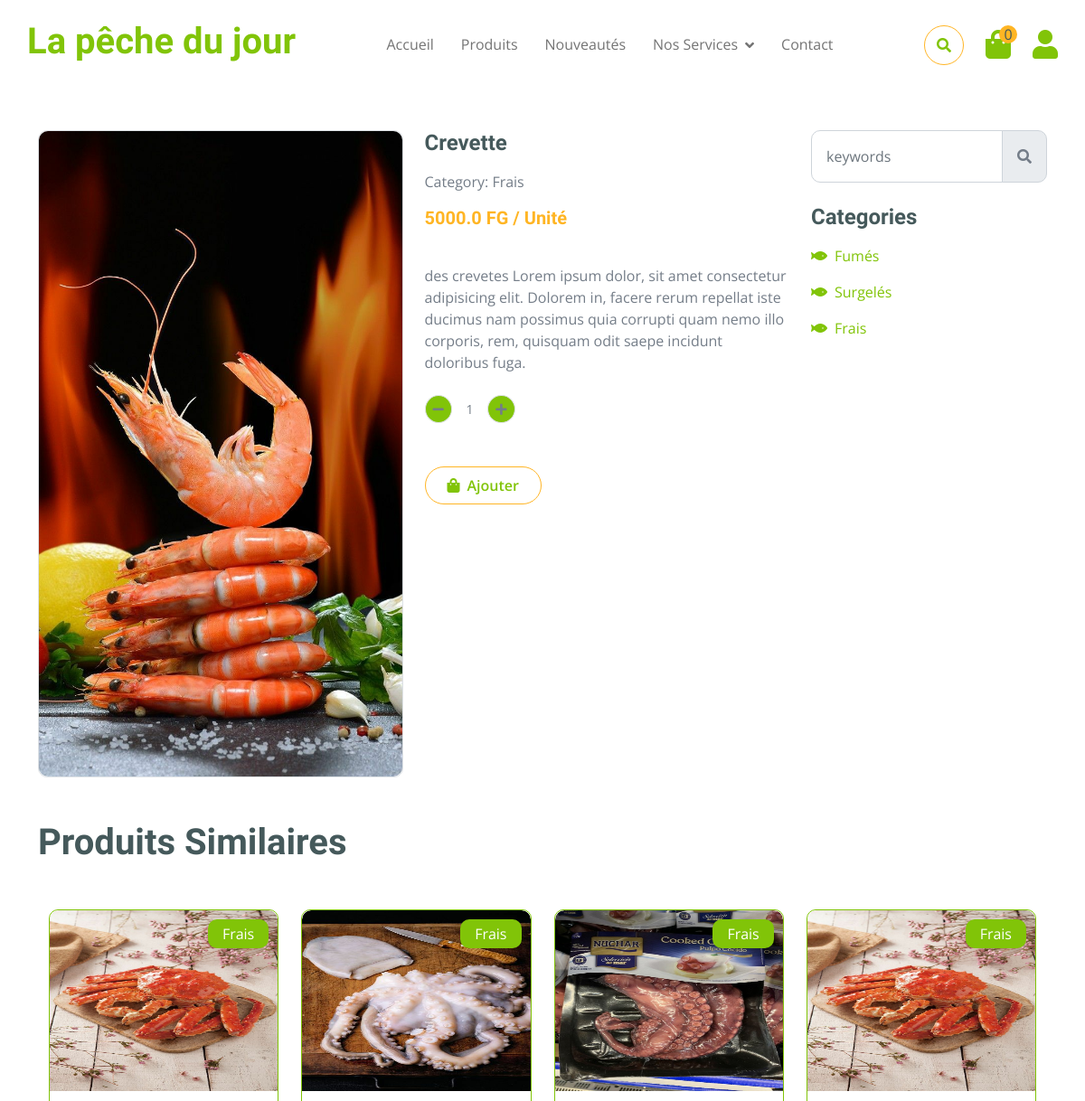
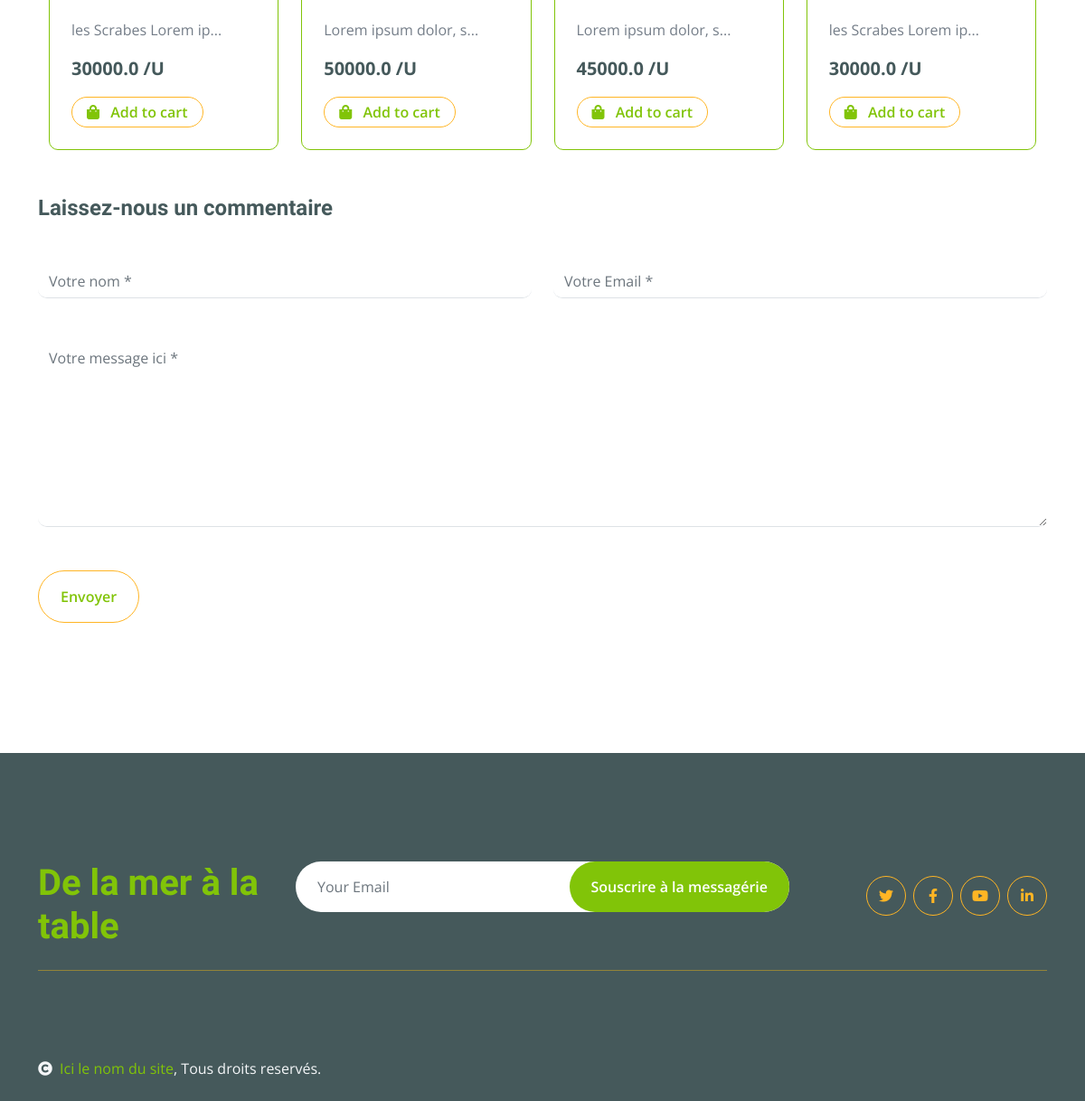
/detail_produit/crevette/, run on the app's committed database (2 pictures, top to bottom).
### ShopApp/models.py (models this page shows, shortened)
class Produit(models.Model):
    titre = models.CharField(max_length=100)
    prix = models.FloatField()
    description = models.TextField()
    categorie = models.ForeignKey(Categorie, on_delete=models.CASCADE, related_name="categorie")
    image = models.ImageField(upload_to="image_produits", blank=True)
    date_ajout = models.DateField(auto_now=True)
    slug = models.SlugField()

class Categorie(models.Model):
    nom = models.CharField(max_length=100)
    date_ajout = models.DateField(auto_now=True)
    slug = models.SlugField()
    class Meta:
        ordering =('-date_ajout',)

### ShopApp/views.py (the view)
# urls.py: path('detail_produit/<str:slug>/',detail_produit,name="detail_produit"),
def detail_produit(request,slug):
    produit = Produit.objects.get(slug=slug)
    related_produits = Produit.objects.filter(categorie=produit.categorie).exclude(id=produit.id)
    toutes_categorie = Categorie.objects.all()
    context = {
        "produit":produit,
        "related_produit":related_produits,
        "categories":toutes_categorie,
    }
    return render(request,"details/index.html",context)

### ShopApp/templates/details/index.html (shortened to what this page needs)
{% extends "base.html" %}
        {% block content_page %}
            <div class="container-fluid py-5 mt-5">
                <div class="container py-5">
                    <div class="row g-4 mb-5">
                        <div class="col-lg-8 col-xl-9">
                            <div class="row g-4">
                                <div class="col-lg-6">
                                    <div class="border rounded">
                                        <a href="#">
                                            <img  src="{{produit.image.url}}" class="img-fluid rounded" alt="{{produit.nom}}">
                                        </a>
                                    </div>
                                </div>
                                <div class="col-lg-6">
                                    <h4 class="fw-bold mb-3" id="n{{produit.id}}">{{produit.titre}}</h4>
                                    <p class="mb-3">Category: {{produit.categorie.nom}}</p>
                                    <h5 class="fw-bold mb-3 text-secondary">{{produit.prix}} FG / Unité</h5>
                                    <p class="mb-4">{{produit.description}}</p>
                                    <div class="input-group quantity mb-5" style="width: 100px;">
                                        <div class="input-group-btn">
                                            <button class="btn btn-sm btn-minus rounded-circle bg-primary border" >
                                                <i class="fa fa-minus"></i>
                                            </button>
                                        </div>
                                        <input id="valeur" type="text" class="form-control form-control-sm text-center border-0" value="1">
                                        <div class="input-group-btn">
                                            <button class="btn btn-sm btn-plus rounded-circle bg-primary border">
                                                <i class="fa fa-plus"></i>
                                            </button>
                                        </div>
                                    </div>
                                    <p id="{{produit.id}}" class="ajout btn border border-secondary rounded-pill px-4 py-2 mb-4 text-primary"><i class="fa fa-shopping-bag me-2 text-primary"></i>Ajouter</p>
                                </div>
                            </div>
                        </div>
                        <div class="col-lg-4 col-xl-3">
                            <div class="row g-4 fruite">
                                <div class="col-lg-12">
                                    <div class="input-group w-100 mx-auto d-flex mb-4">
                                        <input type="search" class="form-control p-3" placeholder="keywords" aria-describedby="search-icon-1">
                                        <span id="search-icon-1" class="input-group-text p-3"><i class="fa fa-search"></i></span>
                                    </div>
                                    <div class="mb-4">
                                        <h4>Categories</h4>
                                        <ul class="list-unstyled fruite-categorie">
                                        {% for categorie in categories %}
                                            <li>
                                                <div class="d-flex justify-content-between fruite-name">
                                                    <a href="#"><i class="fas fa-fish me-2"></i>{{categorie.nom}}</a>
                                                </div>
                                            </li>
                                        {% endfor %}
                                        </ul>
                                    </div>
                                </div>
                            </div>
                        </div>
                    </div>
                    <h1 class="fw-bold mb-0">Produits Similaires</h1>
                    <div class="vesitable container-fluid" >
                        <div class="owl-carousel vegetable-carousel justify-content-center">
                            {% for item in related_produit %}
                            <div class="border border-primary rounded position-relative vesitable-item">
                                <div class="vesitable-img">
                                    <img src="{{ item.image.url }}" class="img-fluid w-100 rounded-top" alt="{{ item.nom }}" style="height:200px">
                                </div>
                                <div class="text-white bg-primary px-3 py-1 rounded position-absolute" style="top: 10px; right: 10px;">{{ item.categorie.nom }}</div>
                                <div class="p-4 pb-0 rounded-bottom">
                                    <p class="product-description">{{ item.description }}</p>
                                    <div class="d-flex justify-content-between flex-lg-wrap">
                                        <p class="text-dark fs-5 fw-bold">{{ item.prix }} /U</p>
                                        <a href="{% url 'detail_produit' item.slug %}" class="btn border border-secondary rounded-pill px-3 py-1 mb-4 text-primary"><i class="fa fa-shopping-bag me-2 text-primary"></i> Add to cart</a>
                                    </div>
                                </div>
                            </div>
                            {% endfor %}
                        </div>
                    </div>
                    <form action="#">
                        <h4 class="mb-5 fw-bold">Laissez-nous un commentaire</h4>
                        <div class="row g-4">
                            <div class="col-lg-6">
                                <div class="border-bottom rounded">
                                    <input type="text" class="form-control border-0 me-4" placeholder="Votre nom *">
                                </div>
                            </div>
                            <div class="col-lg-6">
                                <div class="border-bottom rounded">
                                    <input type="email" class="form-control border-0" placeholder="Votre Email *">
                                </div>
                            </div>
                            <div class="col-lg-12">
                                <div class="border-bottom rounded my-4">
                                    <textarea name="" id="" class="form-control border-0" cols="30" rows="8" placeholder="Votre message ici *" spellcheck="false"></textarea>
                                </div>
                            </div>
                        </div>
                    </form>
                    <a href="#" class="btn border border-secondary text-primary rounded-pill px-4 py-3">Envoyer<a>
                </div>
            </div>
        {% endblock content_page %}

### ShopApp/static/css/style.css (style rules this page uses)
.btn { font-weight: 600; transition: .5s; }
.btn.border-secondary { transition: 0.5s; }
.fruite .fruite-categorie .fruite-name { line-height: 40px; }
.fruite .fruite-categorie .fruite-name a { transition: 0.5s; }
.vesitable .vesitable-item { height: 100%; transition: 0.5s; }
.vesitable .vesitable-item .vesitable-img { overflow: hidden; transition: 0.5s; border-radius: 10px 10px 0 0; }
.vesitable .vesitable-item .vesitable-img img { transition: 0.5s; }

### data on the page
Produit: image (picture), titre "Crevette", categorie.nom "Frais", prix "5000.0", description "des crevetes Lorem ipsum dolor, sit amet consectetur adipisicing elit. Dolorem in, facere rerum repellat iste ducimus nam possimus quia corrupti quam nemo illo corporis, rem, quisquam odit saepe incidunt doloribus fuga."
Categorie: nom "Fumés"
Categorie: nom "Surgelés"
Categorie: nom "Frais"
Produit: image (picture), categorie.nom "Frais", prix "30000.0"
Produit: image (picture), categorie.nom "Frais", prix "50000.0"
Produit: image (picture), categorie.nom "Frais", prix "45000.0"
